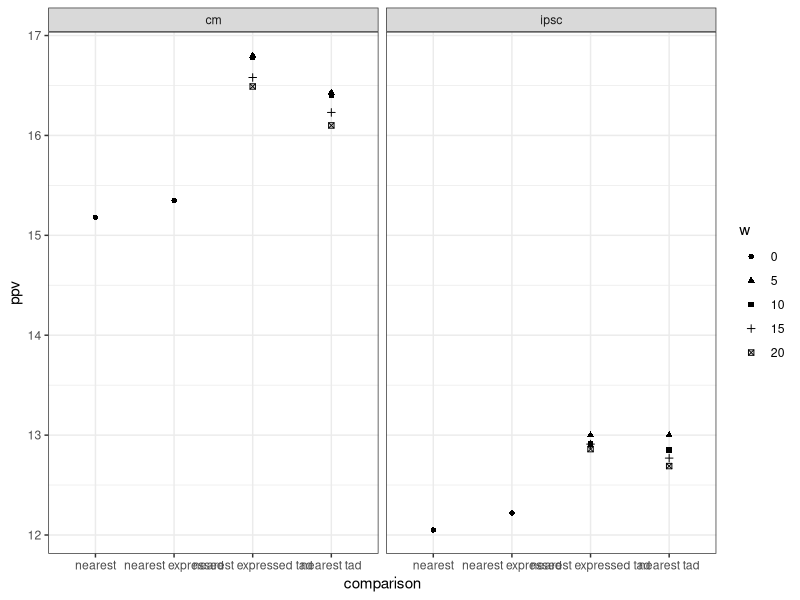

Write R code to recreate this figure.
## ---- chunk 1
knitr::opts_chunk$set(echo = TRUE)
## ---- chunk 2
library(ggplot2)

performance = data.frame(cellline=c('ipsc', 'ipsc', 
                                    'cm', 'cm', 
                                    rep('ipsc', 8), 
                                    rep('cm', 8)),
                         comparison=c('nearest', 'nearest expressed',
                                      'nearest', 'nearest expressed',
                                      rep('nearest tad', 4), rep('nearest expressed tad', 4), rep('nearest tad', 4), rep('nearest expressed tad', 4)),
                         ppv = c(12.05, 12.22, 
                                 15.18, 15.35,
                                 13.00, 12.85, 12.77, 12.69, 13.00, 12.91, 12.91, 12.86, 
                                 16.43, 16.40, 16.23, 16.1,
                                 16.80, 16.78, 16.58, 16.49
                                 
                                 
                                 ),
                         w = c(0, 0, 0, 0, 
                               5, 10, 15, 20, 5, 10, 15, 20,
                               5, 10, 15, 20, 5, 10, 15, 20)
                         )
performance$w = factor(performance$w, c(0, 5, 10, 15, 20))

x = ggplot(performance, aes(x=comparison, y=ppv, shape=w)) + geom_point() + theme_bw()
x + facet_grid(~cellline)
## ---- chunk 3
sessionInfo()
